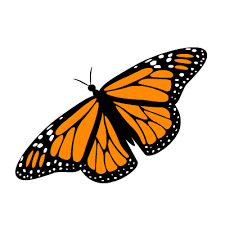
#> input picture butterfly.gif, 225 x 225 px
$ python grayscale.py
#> lines starting #> are read from the running program, lines starting #| are printed output that depends on the picture
### cImage.py
try:
    import tkinter
    import numpy as np
except:
    import Tkinter as tkinter

pilAvailable = True
try:
    from PIL import Image as PIL_Image
    from PIL import ImageTk
except:
    pilAvailable = False

import numpy as np

tk = tkinter
_imroot = tk.Tk()
_imroot.withdraw()
_imroot.lift()

from PIL import Image as im


# [5 lines left out: function formatPixel, not called in this run]


class ImageWin(tk.Canvas):
    """ImageWin:  Make a frame to display one or more images."""

    def __init__(self, title="image window", width=640, height=640):
        """Create a window with a title, width and height."""
        master = tk.Toplevel(_imroot)
        master.protocol("WM_DELETE_WINDOW", self._close)
        # super(ImageWin, self).__init__(master, width=width, height=height)
        tk.Canvas.__init__(self, master, width=width, height=height)
        self.master.title(title)
        self.pack()
        master.resizable(0, 0)
        self.foreground = "black"
        self.items = []
        self.mouseX = None
        self.mouseY = None
        self.bind("<Button-1>", self._onClick)
        self.height = height
        self.width = width
        self._mouseCallback = None
        self.trans = None
        _imroot.update()

    # [13 lines left out: functions _close, getMouse, not called in this run]

    def setMouseHandler(self, func):
        self._mouseCallback = func

    # [10 lines left out: functions _onClick, exitOnClick, not called in this run]

    def exitonclick(self):
        self.exitOnClick()


########################################################################################################################
class Pixel(object):
    """This simple class abstracts the RGB pixel values."""

    def __init__(self, red, green, blue):
        super(Pixel, self).__init__()
        self.__red = red
        self.__green = green
        self.__blue = blue
        self.max = 255

    def getRed(self):
        return self.__red

    def getGreen(self):
        return self.__green

    def getBlue(self):
        return self.__blue

    ###########################################
    def getColorTuple(self):
        """Return all color information as a tuple"""
        return self.__red, self.__green, self.__blue

    ###########################################
    # [45 lines left out: functions setRed, setGreen, setBlue, __getitem__, setRange, not called in this run]

    def __str__(self):
        return str(self.getColorTuple())

    def __repr__(self):
        """docstring for __repr__"""
        return str(self.getColorTuple())

    red = property(getRed, setRed, None, "I'm the red property.")
    green = property(getGreen, setGreen, None, "I'm the green property.")
    blue = property(getBlue, setBlue, None, "I'm the blue property.")


########################################################################################################################

class AbstractImage(object):
    """
    Create an image.  The image may be created in one of four ways:
    1. From an image file such as gif, jpg, png, ppm  for example: i = image('fname.jpb)
    2. From a list of lists
    3. From another image object
    4. By specifying the height and width to create a blank image.
    """
    imageCache = {}  # tk photoimages go here to avoid GC while drawn
    imageId = 1

    def __init__(self, fname=None, data=[], imobj=None, height=0, width=0):
        """
        An image can be created using any of the following keyword parameters. When image creation is
        complete the image will be an rgb image.
        fname:  A filename containing an image.  Can be jpg, gif, and others
        data:  a list of lists representing the image.  This might be something you construct by
        reading an asii format ppm file, or an ascii art file and translate into rgb yourself.
        imobj:  Make a copy of another image.
        height:
        width: Create a blank image of a particular height and width.
        """
        super(AbstractImage, self).__init__()

        # if PIL is available then use the PIL functions otherwise fall back to Tk
        if pilAvailable:
            self.loadImage = self.loadPILImage
            self.createBlankImage = self.createBlankPILImage
            self.setPixel = self.setPILPixel
            self.getPixel = self.getPILPixel
            self.save = self.savePIL
        else:
            self.loadImage = self.loadTkImage
            self.createBlankImage = self.createBlankTkImage
            self.setPixel = self.setTkPixel
            self.getPixel = self.getTkPixel
            self.save = self.saveTk

        if fname:
            self.loadImage(fname)
            self.imFileName = fname
        if data:
            height = len(data)
            width = len(data[0])
            self.createBlankImage(height, width)
            for row in range(height):
                for col in range(width):
                    self.setPixel(col, row, Pixel(data[row][col]))
        elif height > 0 and width > 0:
            self.createBlankImage(height, width)
        elif imobj:
            self.im = imobj.copy()

        if pilAvailable:
            self.width, self.height = self.im.size
        else:
            self.width = self.im.width()
            self.height = self.im.height()
        self.centerX = self.width / 2 + 3  # +3 accounts for the ~3 pixel border in Tk windows
        self.centerY = self.height / 2 + 3
        self.id = None

    def loadPILImage(self, fname):
#> called with fname = 'butterfly.gif'
        self.im = PIL_Image.open(fname)
#> self.im is the input picture: PIL image 225x225 P; mean R, G, B 219.6, 206.8, 192.1
        ni = self.im.convert("RGB")
        self.im = ni

    # [14 lines left out: functions loadTkImage, createBlankPILImage, not called in this run]

    def createBlankTkImage(self, height, width):
        self.im = tkinter.PhotoImage(height=height, width=width)

    # [9 lines left out: functions copy, clone, not called in this run]

    def getHeight(self):
        """Return the height of the image"""
        return self.height

    def getWidth(self):
        """Return the width of the image"""
        return self.width

    # [18 lines left out: functions getTkPixel, setTkPixel, not called in this run]

    def getPILPixel(self, x, y):
        """docstring for getPILPIxel"""
        p = self.im.getpixel((x, y))
        return Pixel(p[0], p[1], p[2])

    # [75 lines left out: functions setPILPixel, setPosition, getImage, draw, saveTk, savePIL and 1 more, not called in this run]


class FileImage(AbstractImage):
    def __init__(self, thefile):
        super(FileImage, self).__init__(fname=thefile)


class Image(FileImage):
    @classmethod
    def open(cls, param):
        pass


class EmptyImage(AbstractImage):
    def __init__(self, cols, rows):
        super(EmptyImage, self).__init__(height=rows, width=cols)


class ListImage(AbstractImage):
    def __init__(self, thelist):
        super(ListImage, self).__init__(data=thelist)


# Example program Read in an image and calculate the negative.


# when a module is imported, the non-function code inside will be executed.
# However, with this condition, the code will be run only when this file is invoked but not when it is being imported
# [33 lines that do not run on import are left out]

### grayscale.py
from cImage import *


def grayPixel(oldPixel, array):
    intensitySum = (oldPixel.getRed() + oldPixel.getGreen() + oldPixel.getBLue())
    aveRGB = intensitySum/3
    newPixel = (aveRGB, aveRGB, aveRGB)
    return newPixel


def makeGrayScale(imageFile):
    oldImage = FileImage(imageFile)    # oldImage_rgb = oldImage.convert('RGB')
    width = oldImage.getWidth()
#> width = 225
    height = oldImage.getHeight()
#> height = 225
    # default rgb set to all 0s
    newIm = np.zeros((width, height, 3), dtype='uint8') # make three dimensional - x, y, rgb
    print(newIm.ndim)
#| 3
    for row in range(height):
        for col in range(width):
            oldPixel = oldImage.getPixel(col, row)
            intensitySum = (oldPixel.getRed() + oldPixel.getGreen() + oldPixel.getBlue())
            aveRGB = intensitySum / 3
            newPixel = (aveRGB, aveRGB, aveRGB)
            newIm[row, col, 0] = aveRGB
            newIm[row, col, 1] = aveRGB
            newIm[row, col, 2] = aveRGB
#> this loop made 225 passes
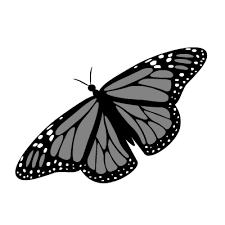
#> newIm: shape (225, 225, 3); min 0, max 255, mean 206.1
    data = im.fromarray(newIm, 'RGB')
    data.save('GrayButterfly.png')
    data = FileImage('GrayButterfly.png')

    # displaying the new image next to the old one
    myImageWindow = ImageWin("Grayscale", width * 2, height)
    oldImage.draw(myImageWindow)
    data.setPosition(width + 1, 0)
    data.draw(myImageWindow)
    myImageWindow.exitOnClick()


if __name__ == '__main__':
#> (the run stopped early here; a loop or call above may not have finished)
